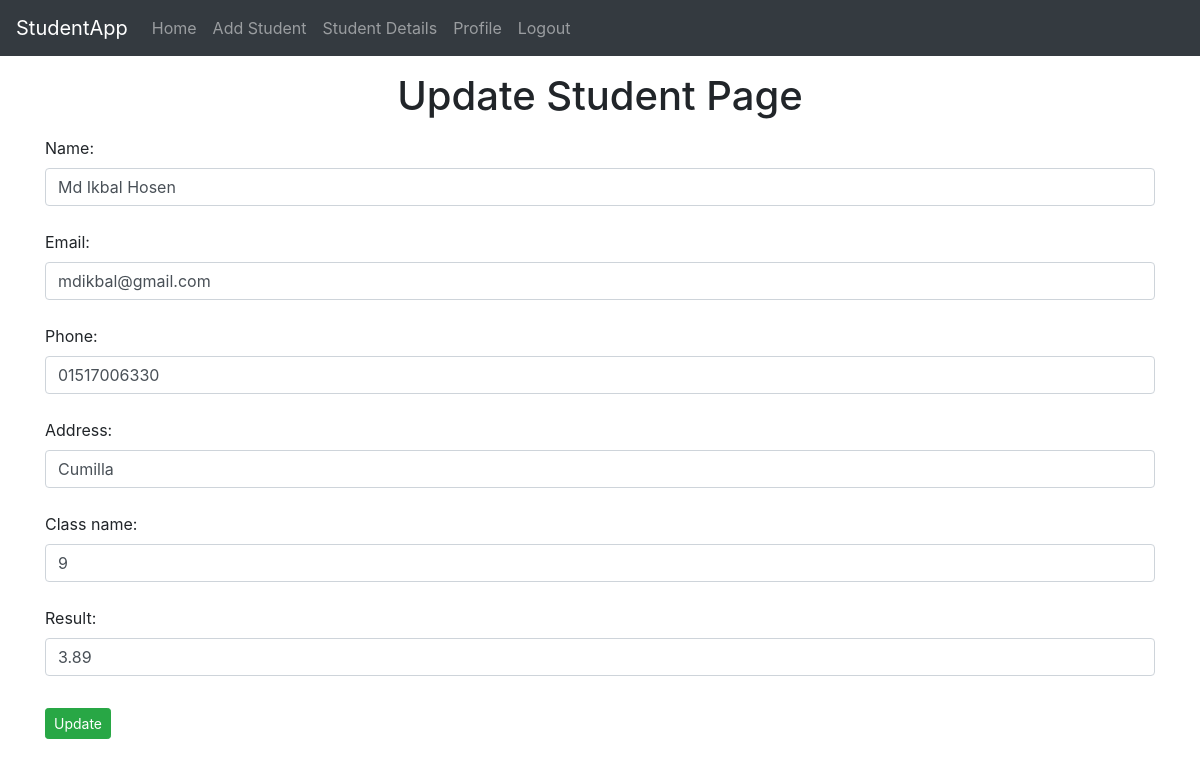
The page /updatestudent/10 (signed in) on the database its author committed.
### studentapp/models.py (models this page shows, shortened)
class StudentDetails(models.Model):
    name = models.CharField(max_length=30)
    email = models.EmailField(max_length=40)
    phone = models.CharField(max_length=20)
    address = models.CharField(max_length=100)
    class_name = models.IntegerField()
    result = models.FloatField(null=True, blank=True)

### studentapp/views.py (the view)
# urls.py: path('updatestudent/<int:id>', views.update_student, name='updatestudent'),
def update_student(request,id):
    if request.user.is_authenticated:
        std_info = StudentDetails.objects.get(pk=id)
        if request.method=='POST':
            fm = AddStudentForm(request.POST,instance=std_info)
            if fm.is_valid():
                fm.save(commit=True)
                return HttpResponseRedirect('/studentdetails/')
        else:
            fm = AddStudentForm(instance=std_info)
        dict = {'form':fm}
        return render(request,'studentapp/updatestudent.html',context=dict)
    else:
        return HttpResponseRedirect('/login/')

### studentapp/forms.py
class AddStudentForm(forms.ModelForm):
    class Meta:
        model = models.StudentDetails
        fields = "__all__"
        widgets = {
            'name' : forms.TextInput(attrs={'class':'form-control'}),
            'email' : forms.EmailInput(attrs={'class':'form-control'}),
            'phone' : forms.TextInput(attrs={'class':'form-control'}),
            'address' : forms.TextInput(attrs={'class':'form-control'}),
            'class_name' : forms.NumberInput(attrs={'class':'form-control'}),
            'result' : forms.NumberInput(attrs={'class':'form-control'}),
        }

### templates/studentapp/updatestudent.html (shortened to what this page needs)
{% extends 'studentapp/base.html' %} {% block body_block %}
<h1 class="text-center my-3">Update Student Page</h1>
<form action="" method="POST">
    {% for fm in form %}
      {{fm.label_tag}} {{fm}} {{fm.errors|striptags}} <br>
    {%endfor%}
    <input type="submit" value="Update" class="btn btn-success btn-sm my-2">
</form>
<br> {% endblock body_block %}

### rows shown on the page
StudentDetails: form "Md Ikbal Hosen" "mdikbal@gmail.com" "01517006330" "Cumilla" "9" "3.89"

### other values the page prints
{{ fm.label_tag }} "Name:" "Email:" "Phone:" "Address:" "Class name:" "Result:"
